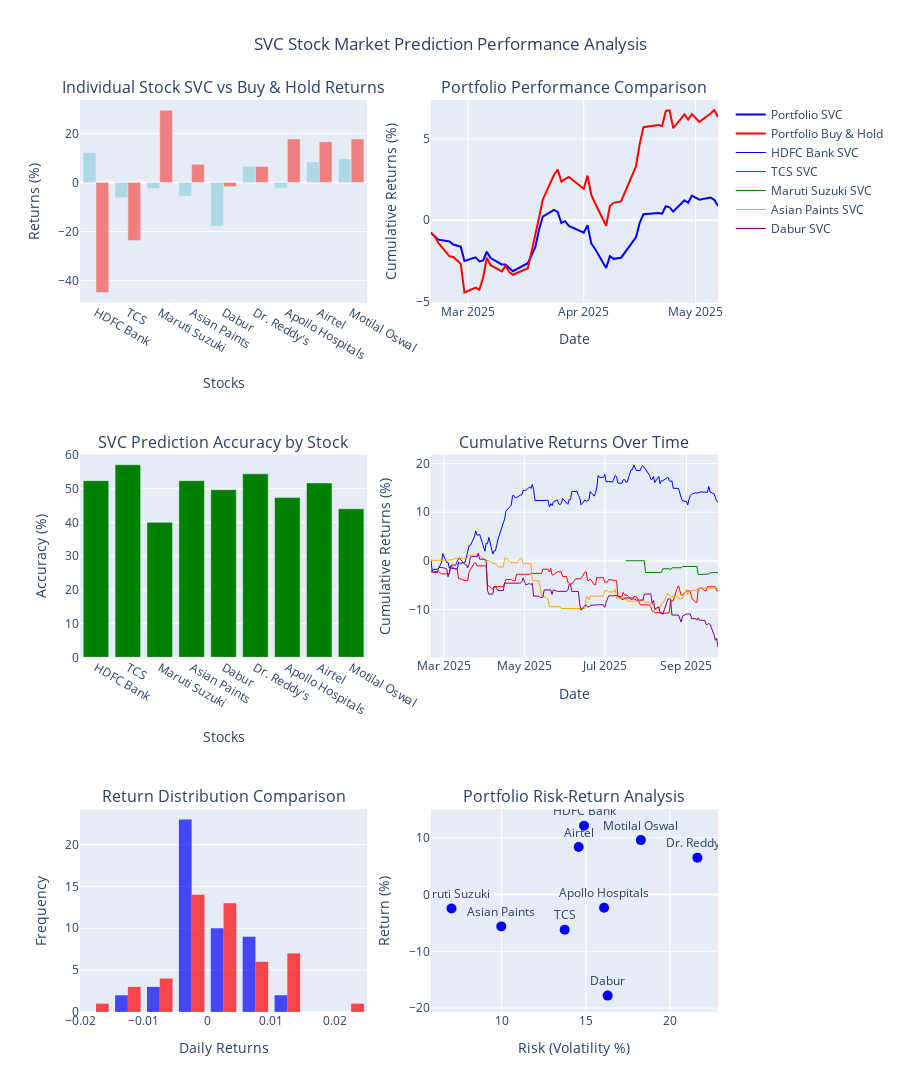

Notebook source saved alongside this figure:
### Code cell
# Create Comprehensive Visualizations using Plotly

def create_svc_performance_visualization(cumulative_returns_data, portfolio_data):
    fig = make_subplots(
        rows=3, cols=2,
        subplot_titles=[
            'Individual Stock SVC vs Buy & Hold Returns',
            'Portfolio Performance Comparison',
            'SVC Prediction Accuracy by Stock',
            'Cumulative Returns Over Time',
            'Return Distribution Comparison',
            'Portfolio Risk-Return Analysis'
        ],
        specs=[[{"secondary_y": False}, {"secondary_y": False}],
               [{"secondary_y": False}, {"secondary_y": False}],
               [{"secondary_y": False}, {"secondary_y": False}]]
    )
    
    stock_names = list(cumulative_returns_data.keys())
    svc_final_returns = []
    buy_hold_final_returns = []
    
    for stock_name in stock_names:
        data = cumulative_returns_data[stock_name]
        svc_final_returns.append(data['svc_cumulative'][-1] * 100)
        buy_hold_final_returns.append(data['buy_hold_cumulative'][-1] * 100)
    
    fig.add_trace(
        go.Bar(name='SVC Strategy', x=stock_names, y=svc_final_returns, 
               marker_color='lightblue', showlegend=False),
        row=1, col=1
    )
    
    fig.add_trace(
        go.Bar(name='Buy & Hold', x=stock_names, y=buy_hold_final_returns,
               marker_color='lightcoral', showlegend=False),
        row=1, col=1
    )
    if portfolio_data:
        dates = portfolio_data['dates']
        portfolio_svc = portfolio_data['portfolio_svc_cumulative'] * 100
        portfolio_buy_hold = portfolio_data['portfolio_buy_hold_cumulative'] * 100
        
        fig.add_trace(
            go.Scatter(x=dates, y=portfolio_svc, mode='lines', name='Portfolio SVC',
                      line=dict(color='blue', width=2)),
            row=1, col=2
        )
        
        fig.add_trace(
            go.Scatter(x=dates, y=portfolio_buy_hold, mode='lines', name='Portfolio Buy & Hold',
                      line=dict(color='red', width=2)),
            row=1, col=2
        )

    accuracies = []
    for stock_name in stock_names:
        if stock_name in svc_results:
            accuracies.append(svc_results[stock_name]['accuracy'] * 100)
        else:
            accuracies.append(0)
    
    fig.add_trace(
        go.Bar(x=stock_names, y=accuracies, marker_color='green', showlegend=False),
        row=2, col=1
    )
    colors = ['blue', 'red', 'green', 'orange', 'purple']
    for i, (stock_name, data) in enumerate(list(cumulative_returns_data.items())[:5]):
        if i < len(colors):
            fig.add_trace(
                go.Scatter(x=data['dates'], y=data['svc_cumulative'] * 100,
                          mode='lines', name=f'{stock_name} SVC',
                          line=dict(color=colors[i], width=1)),
                row=2, col=2
            )
    if portfolio_data:
        svc_returns = portfolio_data['portfolio_svc_returns']
        buy_hold_returns = portfolio_data['portfolio_buy_hold_returns']
        
        fig.add_trace(
            go.Histogram(x=svc_returns, name='SVC Returns', opacity=0.7,
                        marker_color='blue', showlegend=False),
            row=3, col=1
        )
        
        fig.add_trace(
            go.Histogram(x=buy_hold_returns, name='Buy & Hold Returns', opacity=0.7,
                        marker_color='red', showlegend=False),
            row=3, col=1
        )
    

    if portfolio_data:
        risks = []
        returns = []
        
        for stock_name, data in cumulative_returns_data.items():
            stock_returns = data['svc_returns']
            risk = np.std(stock_returns) * np.sqrt(252) * 100  # Annualized volatility
            return_val = data['svc_cumulative'][-1] * 100  # Total return
            
            risks.append(risk)
            returns.append(return_val)
        
        fig.add_trace(
            go.Scatter(x=risks, y=returns, mode='markers+text',
                      text=stock_names, textposition="top center",
                      marker=dict(size=10, color='blue'),
                      showlegend=False),
            row=3, col=2
        )
    fig.update_layout(
        title_text="SVC Stock Market Prediction Performance Analysis",
        title_x=0.5,
        height=1200,
        showlegend=True
    )
    fig.update_xaxes(title_text="Stocks", row=1, col=1)
    fig.update_yaxes(title_text="Returns (%)", row=1, col=1)
    
    fig.update_xaxes(title_text="Date", row=1, col=2)
    fig.update_yaxes(title_text="Cumulative Returns (%)", row=1, col=2)
    
    fig.update_xaxes(title_text="Stocks", row=2, col=1)
    fig.update_yaxes(title_text="Accuracy (%)", row=2, col=1)
    
    fig.update_xaxes(title_text="Date", row=2, col=2)
    fig.update_yaxes(title_text="Cumulative Returns (%)", row=2, col=2)
    
    fig.update_xaxes(title_text="Daily Returns", row=3, col=1)
    fig.update_yaxes(title_text="Frequency", row=3, col=1)
    
    fig.update_xaxes(title_text="Risk (Volatility %)", row=3, col=2)
    fig.update_yaxes(title_text="Return (%)", row=3, col=2)
    
    fig.show()
if cumulative_returns and 'portfolio_data' in locals():
    create_svc_performance_visualization(cumulative_returns, portfolio_data)
else:
    print("Insufficient data for visualization")

### Figure 1 — Plotly figure (JSON) as saved in the notebook; plotly's stock layout.template omitted (floating-point values rounded to 4 significant figures; data arrays with more than 128 entries replaced by an {"elided": "..."} marker saying what was removed)
{"data": [{"marker": {"color": "lightblue"}, "name": "SVC Strategy", "showlegend": false, "type": "bar", "x": ["HDFC Bank", "TCS", "Maruti Suzuki", "Asian Paints", "Dabur", "Dr. Reddy's", "Apollo Hospitals", "Airtel", "Motilal Oswal"], "xaxis": "x", "y": [12.12, -6.187, -2.449, -5.61, -17.8, 6.497, -2.319, 8.367, 9.582], "yaxis": "y"}, {"marker": {"color": "lightcoral"}, "name": "Buy & Hold", "showlegend": false, "type": "bar", "x": ["HDFC Bank", "TCS", "Maruti Suzuki", "Asian Paints", "Dabur", "Dr. Reddy's", "Apollo Hospitals", "Airtel", "Motilal Oswal"], "xaxis": "x", "y": [-44.87, -23.64, 29.49, 7.437, -1.718, 6.497, 17.77, 16.6, 17.77], "yaxis": "y"}, {"line": {"color": "blue", "width": 2}, "mode": "lines", "name": "Portfolio SVC", "type": "scatter", "x": ["2025-02-19T00:00:00", "2025-02-20T00:00:00", "2025-02-21T00:00:00", "2025-02-24T00:00:00", "2025-02-25T00:00:00", "2025-02-27T00:00:00", "2025-02-28T00:00:00", "2025-03-03T00:00:00", "2025-03-04T00:00:00", "2025-03-05T00:00:00", "2025-03-06T00:00:00", "2025-03-07T00:00:00", "2025-03-10T00:00:00", "2025-03-11T00:00:00", "2025-03-12T00:00:00", "2025-03-13T00:00:00", "2025-03-17T00:00:00", "2025-03-18T00:00:00", "2025-03-19T00:00:00", "2025-03-20T00:00:00", "2025-03-21T00:00:00", "2025-03-24T00:00:00", "2025-03-25T00:00:00", "2025-03-26T00:00:00", "2025-03-27T00:00:00", "2025-03-28T00:00:00", "2025-04-01T00:00:00", "2025-04-02T00:00:00", "2025-04-03T00:00:00", "2025-04-04T00:00:00", "2025-04-07T00:00:00", "2025-04-08T00:00:00", "2025-04-09T00:00:00", "2025-04-11T00:00:00", "2025-04-15T00:00:00", "2025-04-16T00:00:00", "2025-04-17T00:00:00", "2025-04-21T00:00:00", "2025-04-22T00:00:00", "2025-04-23T00:00:00", "2025-04-24T00:00:00", "2025-04-25T00:00:00", "2025-04-28T00:00:00", "2025-04-29T00:00:00", "2025-04-30T00:00:00", "2025-05-02T00:00:00", "2025-05-05T00:00:00", "2025-05-06T00:00:00", "2025-05-07T00:00:00"], "xaxis": "x2", "y": [-0.7642, -0.997, -1.188, -1.296, -1.491, -1.62, -2.504, -2.278, -2.528, -2.459, -1.932, -2.321, -2.713, -2.72, -2.923, -3.126, -2.637, -2.139, -1.645, -0.5791, 0.2254, 0.6351, 0.5179, -0.166, -0.05566, -0.3478, -0.7577, -0.2969, -1.414, -1.745, -2.929, -2.2, -2.367, -2.297, -1.044, -0.1492, 0.3706, 0.4409, 0.4095, 0.8594, 0.7956, 0.5363, 1.235, 1.079, 1.513, 1.263, 1.402, 1.257, 0.877], "yaxis": "y2"}, {"line": {"color": "red", "width": 2}, "mode": "lines", "name": "Portfolio Buy & Hold", "type": "scatter", "x": ["2025-02-19T00:00:00", "2025-02-20T00:00:00", "2025-02-21T00:00:00", "2025-02-24T00:00:00", "2025-02-25T00:00:00", "2025-02-27T00:00:00", "2025-02-28T00:00:00", "2025-03-03T00:00:00", "2025-03-04T00:00:00", "2025-03-05T00:00:00", "2025-03-06T00:00:00", "2025-03-07T00:00:00", "2025-03-10T00:00:00", "2025-03-11T00:00:00", "2025-03-12T00:00:00", "2025-03-13T00:00:00", "2025-03-17T00:00:00", "2025-03-18T00:00:00", "2025-03-19T00:00:00", "2025-03-20T00:00:00", "2025-03-21T00:00:00", "2025-03-24T00:00:00", "2025-03-25T00:00:00", "2025-03-26T00:00:00", "2025-03-27T00:00:00", "2025-03-28T00:00:00", "2025-04-01T00:00:00", "2025-04-02T00:00:00", "2025-04-03T00:00:00", "2025-04-04T00:00:00", "2025-04-07T00:00:00", "2025-04-08T00:00:00", "2025-04-09T00:00:00", "2025-04-11T00:00:00", "2025-04-15T00:00:00", "2025-04-16T00:00:00", "2025-04-17T00:00:00", "2025-04-21T00:00:00", "2025-04-22T00:00:00", "2025-04-23T00:00:00", "2025-04-24T00:00:00", "2025-04-25T00:00:00", "2025-04-28T00:00:00", "2025-04-29T00:00:00", "2025-04-30T00:00:00", "2025-05-02T00:00:00", "2025-05-05T00:00:00", "2025-05-06T00:00:00", "2025-05-07T00:00:00"], "xaxis": "x2", "y": [-0.7622, -0.9763, -1.39, -2.213, -2.257, -2.662, -4.435, -4.131, -4.262, -3.527, -2.296, -2.755, -3.142, -2.789, -3.173, -3.342, -2.947, -1.924, -1.073, 0.154, 1.265, 2.778, 3.111, 2.372, 2.538, 2.658, 1.94, 2.744, 1.572, 1.065, -0.332, 0.8723, 1.073, 1.162, 3.309, 4.675, 5.714, 5.856, 5.791, 6.713, 6.749, 5.665, 6.498, 6.182, 6.521, 6.035, 6.555, 6.763, 6.326], "yaxis": "y2"}, {"marker": {"color": "green"}, "showlegend": false, "type": "bar", "x": ["HDFC Bank", "TCS", "Maruti Suzuki", "Asian Paints", "Dabur", "Dr. Reddy's", "Apollo Hospitals", "Airtel", "Motilal Oswal"], "xaxis": "x3", "y": [52.35, 57.05, 40, 52.35, 49.66, 54.36, 47.33, 51.68, 44], "yaxis": "y3"}, {"line": {"color": "blue", "width": 1}, "mode": "lines", "name": "HDFC Bank SVC", "type": "scatter", "x": {"elided": "148 str values"}, "xaxis": "x4", "y": {"elided": "148 float values"}, "yaxis": "y4"}, {"line": {"color": "red", "width": 1}, "mode": "lines", "name": "TCS SVC", "type": "scatter", "x": {"elided": "148 str values"}, "xaxis": "x4", "y": {"elided": "148 float values"}, "yaxis": "y4"}, {"line": {"color": "green", "width": 1}, "mode": "lines", "name": "Maruti Suzuki SVC", "type": "scatter", "x": ["2025-07-17T00:00:00", "2025-07-18T00:00:00", "2025-07-21T00:00:00", "2025-07-22T00:00:00", "2025-07-23T00:00:00", "2025-07-24T00:00:00", "2025-07-25T00:00:00", "2025-07-28T00:00:00", "2025-07-29T00:00:00", "2025-07-30T00:00:00", "2025-07-31T00:00:00", "2025-08-01T00:00:00", "2025-08-04T00:00:00", "2025-08-05T00:00:00", "2025-08-06T00:00:00", "2025-08-07T00:00:00", "2025-08-08T00:00:00", "2025-08-11T00:00:00", "2025-08-12T00:00:00", "2025-08-13T00:00:00", "2025-08-14T00:00:00", "2025-08-18T00:00:00", "2025-08-19T00:00:00", "2025-08-20T00:00:00", "2025-08-21T00:00:00", "2025-08-22T00:00:00", "2025-08-25T00:00:00", "2025-08-26T00:00:00", "2025-08-28T00:00:00", "2025-08-29T00:00:00", "2025-09-01T00:00:00", "2025-09-02T00:00:00", "2025-09-03T00:00:00", "2025-09-04T00:00:00", "2025-09-05T00:00:00", "2025-09-08T00:00:00", "2025-09-09T00:00:00", "2025-09-10T00:00:00", "2025-09-11T00:00:00", "2025-09-12T00:00:00", "2025-09-15T00:00:00", "2025-09-16T00:00:00", "2025-09-17T00:00:00", "2025-09-18T00:00:00", "2025-09-19T00:00:00", "2025-09-22T00:00:00", "2025-09-23T00:00:00", "2025-09-24T00:00:00", "2025-09-25T00:00:00"], "xaxis": "x4", "y": [0, 0, 0, 0, 0, 0, 0, 0, 0, 0, 0, -2.427, -2.427, -2.427, -2.427, -2.427, -2.427, -2.427, -2.427, -2.427, -1.652, -1.652, -1.652, -1.852, -1.445, -1.445, -1.445, -1.445, -1.445, -1.184, -1.184, -1.184, -1.184, -1.184, -1.184, -1.184, -1.184, -2.837, -2.837, -2.837, -2.837, -2.837, -2.837, -2.738, -2.449, -2.449, -2.449, -2.449, -2.449], "yaxis": "y4"}, {"line": {"color": "orange", "width": 1}, "mode": "lines", "name": "Asian Paints SVC", "type": "scatter", "x": {"elided": "148 str values"}, "xaxis": "x4", "y": {"elided": "148 float values"}, "yaxis": "y4"}, {"line": {"color": "purple", "width": 1}, "mode": "lines", "name": "Dabur SVC", "type": "scatter", "x": {"elided": "148 str values"}, "xaxis": "x4", "y": {"elided": "148 float values"}, "yaxis": "y4"}, {"marker": {"color": "blue"}, "name": "SVC Returns", "opacity": 0.7, "showlegend": false, "type": "histogram", "x": [-0.007642, -0.002346, -0.001925, -0.001097, -0.001973, -0.001307, -0.008986, 0.002313, -0.002556, 0.0007106, 0.005396, -0.003968, -0.004014, -7.271e-05, -0.002084, -0.002092, 0.005046, 0.005122, 0.005048, 0.01084, 0.008092, 0.004088, -0.001165, -0.006804, 0.001105, -0.002923, -0.004113, 0.004644, -0.0112, -0.003355, -0.01205, 0.007507, -0.001707, 0.000717, 0.01282, 0.009043, 0.005206, 0.0007009, -0.000313, 0.004481, -0.0006329, -0.002573, 0.006947, -0.001536, 0.00429, -0.002462, 0.001373, -0.001431, -0.00375], "xaxis": "x5", "yaxis": "y5"}, {"marker": {"color": "red"}, "name": "Buy & Hold Returns", "opacity": 0.7, "showlegend": false, "type": "histogram", "x": [-0.007622, -0.002158, -0.00418, -0.008346, -0.0004433, -0.004152, -0.01821, 0.003183, -0.001361, 0.007678, 0.01276, -0.004699, -0.003977, 0.003638, -0.003952, -0.001745, 0.004091, 0.01054, 0.008675, 0.0124, 0.01109, 0.01495, 0.00324, -0.007166, 0.001616, 0.001174, -0.006995, 0.007882, -0.01141, -0.004989, -0.01382, 0.01208, 0.001986, 0.0008864, 0.02122, 0.01322, 0.009927, 0.001345, -0.0006117, 0.008715, 0.0003296, -0.01015, 0.007878, -0.002965, 0.003195, -0.004567, 0.004906, 0.001955, -0.004092], "xaxis": "x5", "yaxis": "y5"}, {"marker": {"color": "blue", "size": 10}, "mode": "markers+text", "showlegend": false, "text": ["HDFC Bank", "TCS", "Maruti Suzuki", "Asian Paints", "Dabur", "Dr. Reddy's", "Apollo Hospitals", "Airtel", "Motilal Oswal"], "textposition": "top center", "type": "scatter", "x": [14.89, 13.74, 7.02, 9.978, 16.3, 21.63, 16.08, 14.58, 18.27], "xaxis": "x6", "y": [12.12, -6.187, -2.449, -5.61, -17.8, 6.497, -2.319, 8.367, 9.582], "yaxis": "y6"}], "layout": {"annotations": [{"font": {"size": 16}, "showarrow": false, "text": "Individual Stock SVC vs Buy & Hold Returns", "x": 0.225, "xanchor": "center", "xref": "paper", "y": 1, "yanchor": "bottom", "yref": "paper"}, {"font": {"size": 16}, "showarrow": false, "text": "Portfolio Performance Comparison", "x": 0.775, "xanchor": "center", "xref": "paper", "y": 1, "yanchor": "bottom", "yref": "paper"}, {"font": {"size": 16}, "showarrow": false, "text": "SVC Prediction Accuracy by Stock", "x": 0.225, "xanchor": "center", "xref": "paper", "y": 0.6111, "yanchor": "bottom", "yref": "paper"}, {"font": {"size": 16}, "showarrow": false, "text": "Cumulative Returns Over Time", "x": 0.775, "xanchor": "center", "xref": "paper", "y": 0.6111, "yanchor": "bottom", "yref": "paper"}, {"font": {"size": 16}, "showarrow": false, "text": "Return Distribution Comparison", "x": 0.225, "xanchor": "center", "xref": "paper", "y": 0.2222, "yanchor": "bottom", "yref": "paper"}, {"font": {"size": 16}, "showarrow": false, "text": "Portfolio Risk-Return Analysis", "x": 0.775, "xanchor": "center", "xref": "paper", "y": 0.2222, "yanchor": "bottom", "yref": "paper"}], "height": 1200, "showlegend": true, "title": {"text": "SVC Stock Market Prediction Performance Analysis", "x": 0.5}, "xaxis": {"anchor": "y", "domain": [0, 0.45], "title": {"text": "Stocks"}}, "xaxis2": {"anchor": "y2", "domain": [0.55, 1], "title": {"text": "Date"}}, "xaxis3": {"anchor": "y3", "domain": [0, 0.45], "title": {"text": "Stocks"}}, "xaxis4": {"anchor": "y4", "domain": [0.55, 1], "title": {"text": "Date"}}, "xaxis5": {"anchor": "y5", "domain": [0, 0.45], "title": {"text": "Daily Returns"}}, "xaxis6": {"anchor": "y6", "domain": [0.55, 1], "title": {"text": "Risk (Volatility %)"}}, "yaxis": {"anchor": "x", "domain": [0.7778, 1], "title": {"text": "Returns (%)"}}, "yaxis2": {"anchor": "x2", "domain": [0.7778, 1], "title": {"text": "Cumulative Returns (%)"}}, "yaxis3": {"anchor": "x3", "domain": [0.3889, 0.6111], "title": {"text": "Accuracy (%)"}}, "yaxis4": {"anchor": "x4", "domain": [0.3889, 0.6111], "title": {"text": "Cumulative Returns (%)"}}, "yaxis5": {"anchor": "x5", "domain": [0, 0.2222], "title": {"text": "Frequency"}}, "yaxis6": {"anchor": "x6", "domain": [0, 0.2222], "title": {"text": "Return (%)"}}}}
